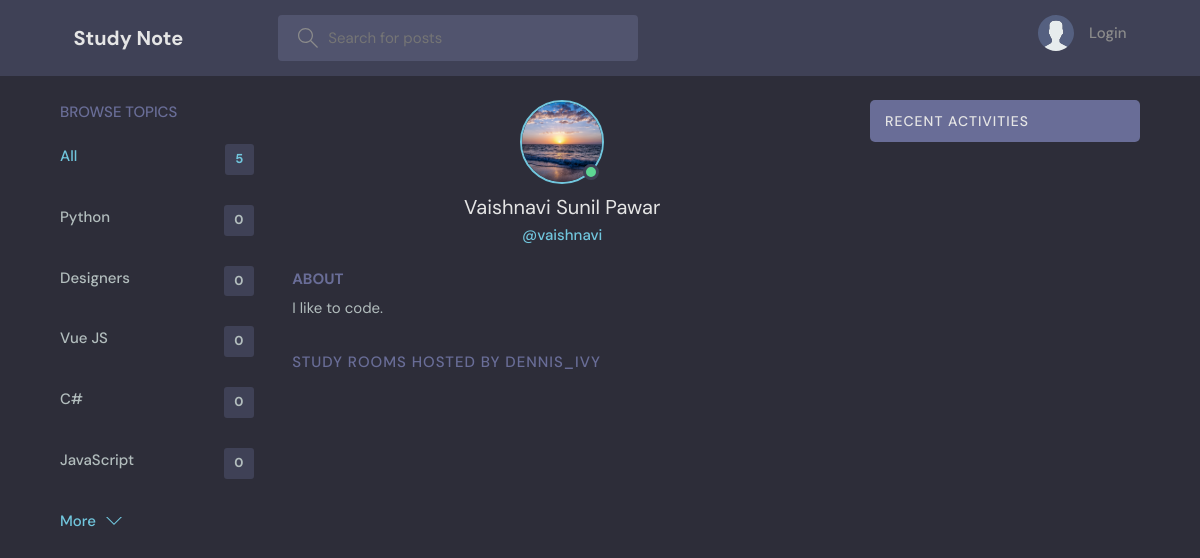
Page /profile/1/ on the committed database.
### base/models.py (models this page shows, shortened)
class Topic(models.Model):
    name = models.CharField(max_length=200)

class User(AbstractUser):
    name = models.CharField(max_length=200, null=True)
    email = models.EmailField(unique=True, null=True)
    bio = models.TextField(null=True)
    avatar = models.ImageField(null=True, default="avatar.svg")
    USERNAME_FIELD = 'email'
    REQUIRED_FIELDS = []

### base/views.py (the view)
# urls.py: path('profile/<str:pk>/', views.userProfile, name="user-profile"),
def userProfile(request, pk):
    user = User.objects.get(id=pk)
    rooms = user.room_set.all()
    room_messages = user.message_set.all()
    topics = Topic.objects.all()
    context = {'user': user, 'rooms': rooms,
               'room_messages': room_messages, 'topics': topics}
    return render(request, 'base/profile.html', context)

### base/templates/base/profile.html (shortened to what this page needs)
{% extends 'main.html' %}
{% block content %}
<main class="profile-page layout layout--3">
  <div class="container">
    {% include 'base/topics_component.html' %}
    <div class="roomList">
      <div class="profile">
        <div class="profile__avatar">
          <div class="avatar avatar--large active">
            <img src="{{user.avatar.url}}" />
          </div>
        </div>
        <div class="profile__info">
          <h3>{{user.name}}</h3>
          <p>@{{user.username}}</p>
        </div>
        <div class="profile__about">
          <h3>About</h3>
          <p>
            {{user.bio}}
          </p>
        </div>
      </div>
      <div class="roomList__header">
        <div>
          <h2>Study Rooms Hosted by dennis_ivy</a>
          </h2>
        </div>
      </div>
    </div>
    {% include 'base/activity_component.html' %}
  </div>
</main>
{% endblock content %}

### templates/main.html (shortened to what this page needs)
<!DOCTYPE html>
{% load static %}
<html lang="en">
<head>
    <link rel="stylesheet" href="{% static 'styles/style.css' %}" />
</head>
<body>
    {% include 'navbar.html' %}
    {% block content %}
    {% endblock %}
</body>
</html>

### templates/navbar.html (shortened to what this page needs)
{% load static %}
<header class="header header--loggedIn">
    <div class="container">
        <a href="{% url 'home' %}" class="header__logo">
            <h1>Study Note</h1>
        </a>
        <form class="header__search" method="GET" action="{% url 'home' %}">
            <label>
                <input name="q" placeholder="Search for posts" />
            </label>
        </form>
        <nav class="header__menu">
            {% if request.user.is_authenticated %}
            <div class="header__user">
                <a href="{% url 'update-user' %}">
                    <div class="avatar avatar--medium active">
                        <img src="{{request.user.avatar.url}}" />
                    </div>
                    <p>{{request.user.username}} <span>@{{request.user.username}}</span></p>
                </a>
                <button class="dropdown-button">
                    <svg version="1.1" xmlns="http://www.w3.org/2000/svg" width="32" height="32" viewBox="0 0 32 32">
                        <title>chevron-down</title>
                        <path d="M16 21l-13-13h-3l16 16 16-16h-3l-13 13z"></path>
                    </svg>
                </button>
            </div>
            {% else %}
            <a href="{% url 'login' %}">
                <img src="{% static 'images/avatar.svg' %}" />
                <p>Login</p>
            </a>
            {% endif %}
        </nav>
    </div>
</header>

### base/templates/base/topics_component.html
<div class="topics">
    <div class="topics__header">
        <h2>Browse Topics</h2>
    </div>
    <ul class="topics__list">
        <li>
            <a href="{% url 'home' %}" class="active">All <span>{{topics.count}}</span></a>
        </li>
        {% for topic in topics %}
        <li>
            <a href="{% url 'home' %}?q={{topic.name}}">{{topic.name}}<span>{{topic.room_set.all.count}}</span></a>
        </li>
        {% endfor %}
    </ul>
    <a class="btn btn--link" href="{% url 'topics' %}">
        More
        <svg version="1.1" xmlns="http://www.w3.org/2000/svg" width="32" height="32" viewBox="0 0 32 32">
            <title>chevron-down</title>
            <path d="M16 21l-13-13h-3l16 16 16-16h-3l-13 13z"></path>
        </svg>
    </a>
</div>

### base/templates/base/activity_component.html (shortened to what this page needs)
<div class="activities">
    <div class="activities__header">
        <h2>Recent Activities</h2>
    </div>
</div>

### rows in the picture
Topic: name "Python", room_set.all.count "0"
Topic: name "Designers", room_set.all.count "0"
Topic: name "Vue JS", room_set.all.count "0"
Topic: name "C#", room_set.all.count "0"
Topic: name "JavaScript", room_set.all.count "0"
User: avatar (picture), name "Vaishnavi Sunil Pawar", username "vaishnavi", bio "I like to code."

### other values in the picture
{{ topics.count }} "5"
